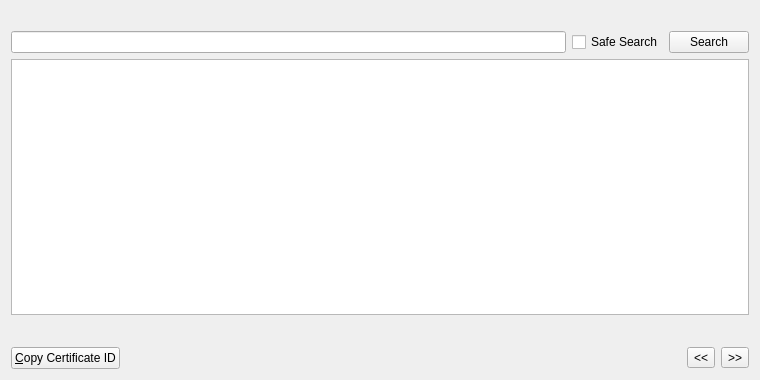
<?xml version="1.0" encoding="UTF-8"?>
<ui version="4.0">
 <class>CertListPage</class>
 <widget class="QWidget" name="CertListPage">
  <property name="geometry">
   <rect>
    <x>0</x>
    <y>0</y>
    <width>760</width>
    <height>380</height>
   </rect>
  </property>
  <property name="windowTitle">
   <string>Certificates</string>
  </property>
  <layout class="QVBoxLayout" name="verticalLayout">
   <item>
    <widget class="QLabel" name="labelExplanation">
     <property name="textFormat">
      <enum>Qt::PlainText</enum>
     </property>
     <property name="wordWrap">
      <bool>true</bool>
     </property>
    </widget>
   </item>
   <item>
    <layout class="QHBoxLayout" name="horizontalLayout_2">
     <item>
      <widget class="QLineEdit" name="lineEditCertSearch"/>
     </item>
     <item>
      <widget class="QCheckBox" name="safeSearch">
       <property name="text">
        <string>Safe Search</string>
       </property>
      </widget>
     </item>
     <item>
      <widget class="QPushButton" name="searchCert">
       <property name="maximumSize">
        <size>
         <width>16777215</width>
         <height>48</height>
        </size>
       </property>
       <property name="text">
        <string>Search</string>
       </property>
      </widget>
     </item>
    </layout>
   </item>
   <item>
    <widget class="QTableView" name="tableView">
     <property name="contextMenuPolicy">
      <enum>Qt::CustomContextMenu</enum>
     </property>
     <property name="toolTip">
      <string/>
     </property>
     <property name="tabKeyNavigation">
      <bool>false</bool>
     </property>
     <property name="alternatingRowColors">
      <bool>true</bool>
     </property>
     <property name="selectionMode">
      <enum>QAbstractItemView::SingleSelection</enum>
     </property>
     <property name="selectionBehavior">
      <enum>QAbstractItemView::SelectRows</enum>
     </property>
     <property name="sortingEnabled">
      <bool>true</bool>
     </property>
     <attribute name="verticalHeaderVisible">
      <bool>false</bool>
     </attribute>
    </widget>
   </item>
   <item>
    <layout class="QHBoxLayout" name="horizontalLayout_3">
     <item>
      <spacer name="horizontalSpacer_2">
       <property name="orientation">
        <enum>Qt::Horizontal</enum>
       </property>
       <property name="sizeHint" stdset="0">
        <size>
         <width>40</width>
         <height>20</height>
        </size>
       </property>
      </spacer>
     </item>
     <item>
      <widget class="QLabel" name="labelPage">
       <property name="text">
        <string/>
       </property>
      </widget>
     </item>
    </layout>
   </item>
   <item>
    <layout class="QHBoxLayout" name="horizontalLayout">
     <item>
      <widget class="QPushButton" name="copyCert">
       <property name="toolTip">
        <string>Copy the currently selected cert to the system clipboard</string>
       </property>
       <property name="text">
        <string>&amp;Copy Certificate ID</string>
       </property>
      </widget>
     </item>
     <item>
      <spacer name="horizontalSpacer">
       <property name="orientation">
        <enum>Qt::Horizontal</enum>
       </property>
       <property name="sizeHint" stdset="0">
        <size>
         <width>40</width>
         <height>20</height>
        </size>
       </property>
      </spacer>
     </item>
     <item>
      <widget class="QToolButton" name="prevButton">
       <property name="text">
        <string>&lt;&lt;</string>
       </property>
      </widget>
     </item>
     <item>
      <widget class="QToolButton" name="nextButton">
       <property name="text">
        <string>&gt;&gt;</string>
       </property>
      </widget>
     </item>
    </layout>
   </item>
  </layout>
 </widget>
 <resources>
  <include location="../syscoin.qrc"/>
 </resources>
 <connections/>
</ui>
